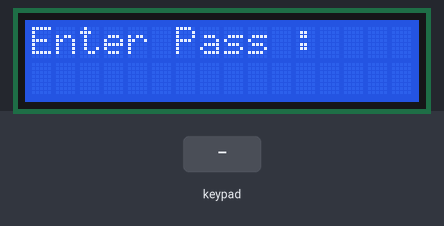
The sketch below on a simulated Arduino Uno, built with avr-gcc and run on an emulated ATmega328P. Shown: 16×2 character LCD. The inputs (shaded band) are chosen by the test bench.

Above: at 1.2 s.
1.3 s: keypad keys 1 2 3 4 # pressed 0.4 s apart
At 3.7 s:
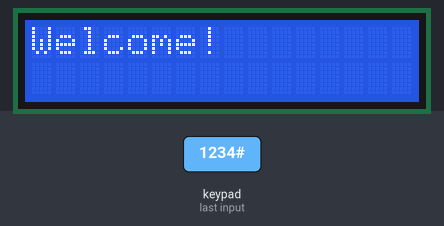
5.4 s: key 'A' pressed
At 6.6 s:
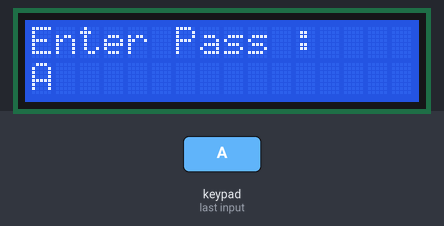
6.9 s: key 'B' pressed
At 7.7 s:
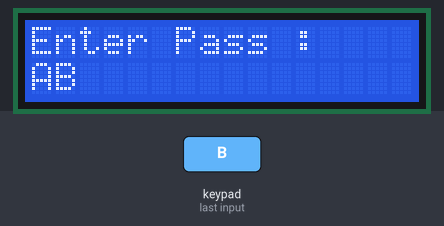
8.4 s: keypad keys 1 2 3 4 * pressed 0.4 s apart
At 11.4 s:
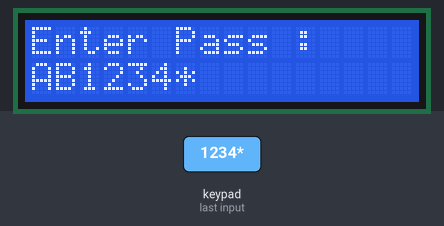
11.9 s: key 'C' pressed
At 12.9 s:
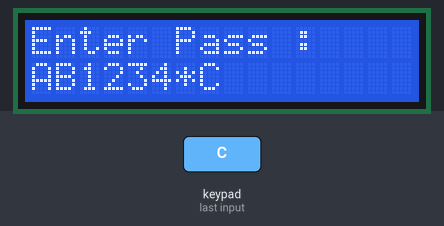
13.4 s: keypad keys 1 2 3 4 A pressed 0.4 s apart
At 15.5 s:
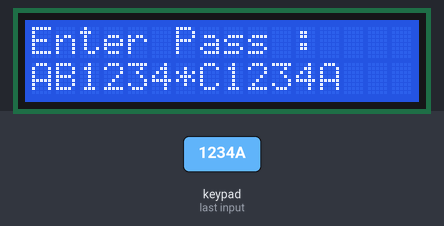
Timing chart, 0 to 17.0 s (numbered marks = the images above; inputs shaded):
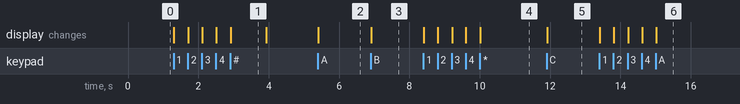

The sketch:

Passowrd_Using_Keypad.ino
```cpp
#include <Wire.h>
#include <LiquidCrystal_I2C.h>
#include <Keypad.h>


LiquidCrystal_I2C lcd(0x27, 16, 2);

const byte ROWS = 4;
const byte COLS = 4;
char keys[ROWS][COLS] = {
  {'1', '2', '3', 'A'},
  {'4', '5', '6', 'B'},
  {'7', '8', '9', 'C'},
  {'*', '0', '#', 'D'}
};
byte rowPins[ROWS] = {9, 8, 7, 6};
byte colPins[COLS] = {5, 4, 3, 2};

Keypad keypad = Keypad(makeKeymap(keys), rowPins, colPins, ROWS, COLS);

const String password = "1234";
String inputPassword = "";


void setup() {
  lcd.init();
  lcd.backlight();
  lcd.setCursor(0,0);
  lcd.print("Enter Pass :");

}

void loop() {
  char key = keypad.getKey();
  if (key) {
    if(key=='#'){
      if(inputPassword == password){

        lcd.clear();
        lcd.setCursor(0,0);
        lcd.print("Welcome!");
        delay(1000);
      }
      else{
        lcd.clear();
        lcd.setCursor(0,0);
        lcd.print("Incorect!");
        delay(1000);
      }
      inputPassword = "";
      lcd.clear();
      lcd.setCursor(0, 0);
      lcd.print("Enter Pass :");
    }
    else{
    lcd.setCursor(0, 1);
    inputPassword += key;
    lcd.print(inputPassword);
    }

  }

}
   
```

Measured:
- after the input at 1.3 s, the display: first changes at once (image 1 shows a later state)
- after the input at 5.4 s, the display: changes at once (image 2)
- after the input at 6.9 s, the display: changes at once (image 3)
- after the input at 8.4 s, the display: first changes at once (image 4 shows a later state)
- after the input at 11.9 s, the display: changes at once (image 5)
- after the input at 13.4 s, the display: first changes at once (image 6 shows a later state)
- what the display in image 1 shows lasts 1.0 s, from 2.9 s to 3.9 s
